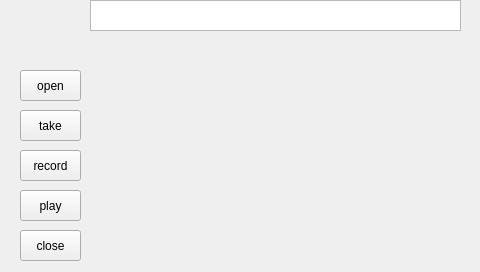
<?xml version="1.0" encoding="UTF-8"?>
<ui version="4.0">
 <class>Widget</class>
 <widget class="QWidget" name="Widget">
  <property name="geometry">
   <rect>
    <x>0</x>
    <y>0</y>
    <width>480</width>
    <height>272</height>
   </rect>
  </property>
  <property name="windowTitle">
   <string>Widget</string>
  </property>
  <widget class="QPushButton" name="open">
   <property name="geometry">
    <rect>
     <x>20</x>
     <y>70</y>
     <width>61</width>
     <height>31</height>
    </rect>
   </property>
   <property name="text">
    <string>open</string>
   </property>
  </widget>
  <widget class="QPushButton" name="take">
   <property name="geometry">
    <rect>
     <x>20</x>
     <y>110</y>
     <width>61</width>
     <height>31</height>
    </rect>
   </property>
   <property name="text">
    <string>take</string>
   </property>
  </widget>
  <widget class="QPushButton" name="close">
   <property name="geometry">
    <rect>
     <x>20</x>
     <y>230</y>
     <width>61</width>
     <height>31</height>
    </rect>
   </property>
   <property name="text">
    <string>close</string>
   </property>
  </widget>
  <widget class="QLabel" name="label2">
   <property name="geometry">
    <rect>
     <x>30</x>
     <y>10</y>
     <width>51</width>
     <height>51</height>
    </rect>
   </property>
   <property name="text">
    <string/>
   </property>
  </widget>
  <widget class="QPushButton" name="record">
   <property name="geometry">
    <rect>
     <x>20</x>
     <y>150</y>
     <width>61</width>
     <height>31</height>
    </rect>
   </property>
   <property name="text">
    <string>record</string>
   </property>
  </widget>
  <widget class="QPushButton" name="replay">
   <property name="geometry">
    <rect>
     <x>20</x>
     <y>190</y>
     <width>61</width>
     <height>31</height>
    </rect>
   </property>
   <property name="text">
    <string>play</string>
   </property>
  </widget>
  <widget class="QLabel" name="label1">
   <property name="geometry">
    <rect>
     <x>110</x>
     <y>30</y>
     <width>320</width>
     <height>240</height>
    </rect>
   </property>
   <property name="text">
    <string/>
   </property>
  </widget>
  <widget class="QTextBrowser" name="log">
   <property name="geometry">
    <rect>
     <x>90</x>
     <y>0</y>
     <width>371</width>
     <height>31</height>
    </rect>
   </property>
  </widget>
 </widget>
 <layoutdefault spacing="6" margin="11"/>
 <resources/>
 <connections/>
</ui>
